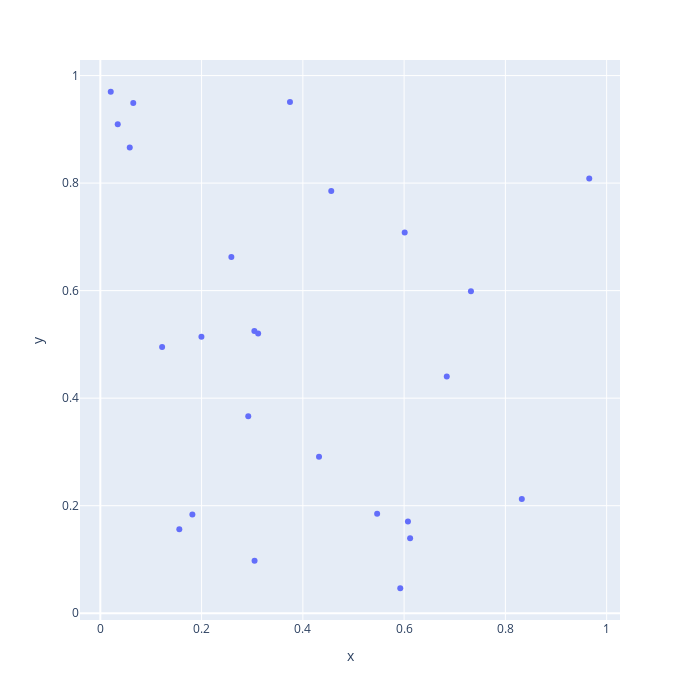

Notebook code for this chart:
### Markdown cell above
## Möglichst weit verteilte Standorte ($p$-Dispersionsproblem)
Ein Unternehmen plant, 5 Geschäfte in einer Region zu eröffnen. Um die Selbstkonkurrenz zu minimieren, möchte es unter gegebenen möglichen Standorten diejenigen auswählen, bei denen die kleinste Distanz zwischen zwei beliebigen Geschäften maximal wird. Es handelt sich also um ein $\max \min$ Problem, allerdings ist die Menge, über die das Minimum gebildet wird -- die Standortpaare -- noch nicht bekannt.

### Indexmengen und Problemdaten
Wir erzeugen und zufällig 25 Standorte von denen der Optimierer 5 auswählen soll, so dass die kleinste Distanz möglichst groß ist (die also möglichst "weit verteilt" sind). Die Distanzen zu den Koordinaten erzeugen wir automatisch mit dem Befehl `distance_matrix` aus dem `scipy.spatial` Paket. Die Distanz zwischen Standort $i$ und Standort $j$ bezeichnen wir mit $d_{ij}$. Die Indexmenge $\text{Standorte}$ enthält hier einfach die Indizes der Standorte.

### Code cell
import numpy as np
from scipy.spatial import distance_matrix
import plotly.express as px

np.random.seed(42)

# Anzahl möglicher Standorte
N = 25
p = 5

# Zufällige Koordinaten und euklidische Distanzen
koordinaten = pd.DataFrame(np.random.random((N, 2)), columns=["x","y"])
distanzen = pd.DataFrame(distance_matrix(koordinaten, koordinaten))
standorte = range(N)

# Visualisieren der möglichen Standorte
px.scatter(data_frame=koordinaten, x="x", y="y", width=700, height=700)

### Figure 1 — Plotly figure (JSON) as saved in the notebook; plotly's stock layout.template omitted (floating-point values rounded to 4 significant figures)
{"data": [{"hovertemplate": "x=%{x}<br>y=%{y}<extra></extra>", "legendgroup": "", "marker": {"color": "#636efa", "symbol": "circle"}, "mode": "markers", "name": "", "orientation": "v", "showlegend": false, "type": "scatter", "x": [0.3745, 0.732, 0.156, 0.05808, 0.6011, 0.02058, 0.8324, 0.1818, 0.3042, 0.4319, 0.6119, 0.2921, 0.4561, 0.1997, 0.5924, 0.6075, 0.06505, 0.9656, 0.3046, 0.6842, 0.122, 0.03439, 0.2588, 0.3117, 0.5467], "xaxis": "x", "y": [0.9507, 0.5987, 0.156, 0.8662, 0.7081, 0.9699, 0.2123, 0.1834, 0.5248, 0.2912, 0.1395, 0.3664, 0.7852, 0.5142, 0.04645, 0.1705, 0.9489, 0.8084, 0.09767, 0.4402, 0.4952, 0.9093, 0.6625, 0.5201, 0.1849], "yaxis": "y"}], "layout": {"height": 700, "legend": {"tracegroupgap": 0}, "margin": {"t": 60}, "width": 700, "xaxis": {"anchor": "y", "domain": [0, 1], "title": {"text": "x"}}, "yaxis": {"anchor": "x", "domain": [0, 1], "title": {"text": "y"}}}}
